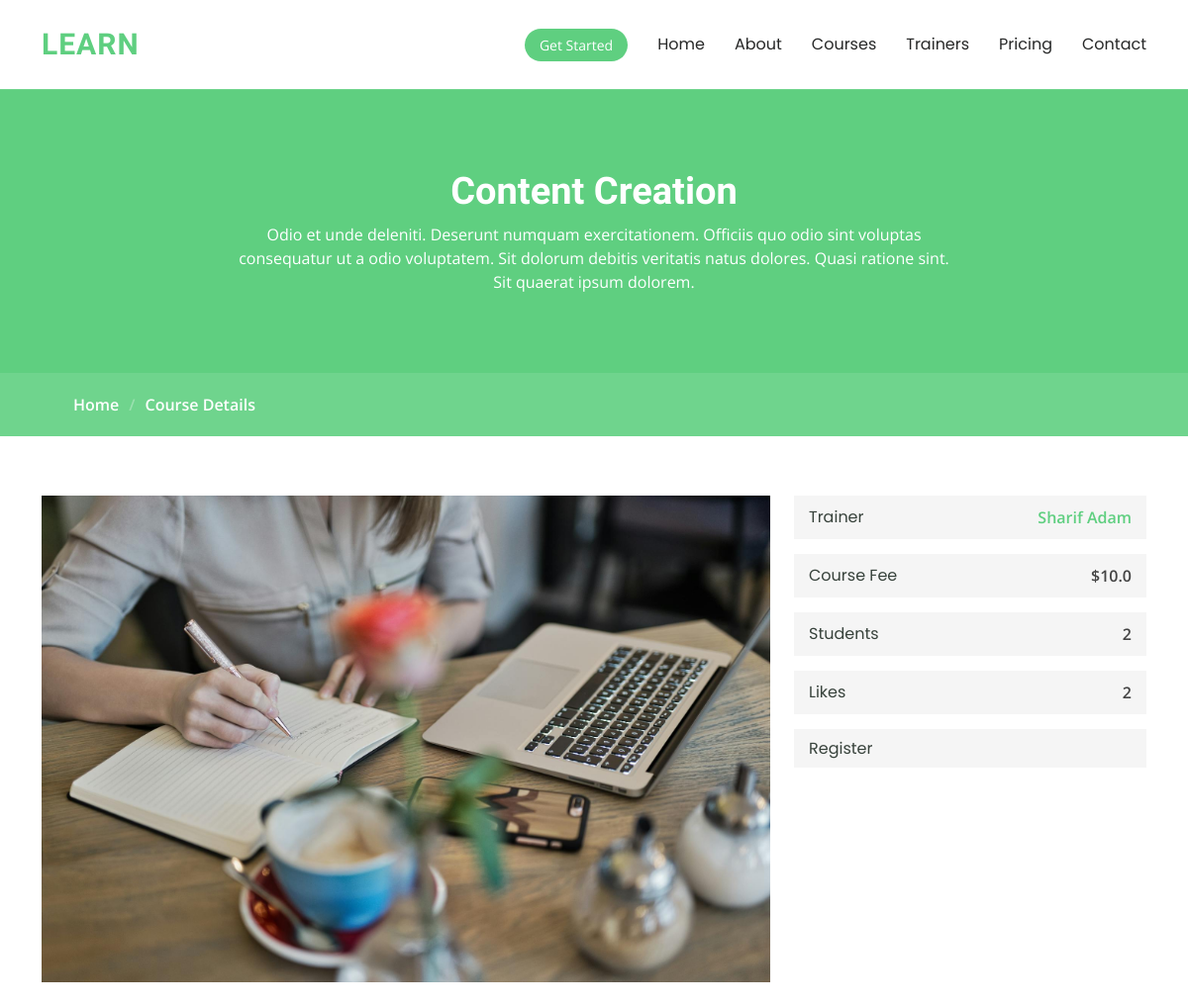
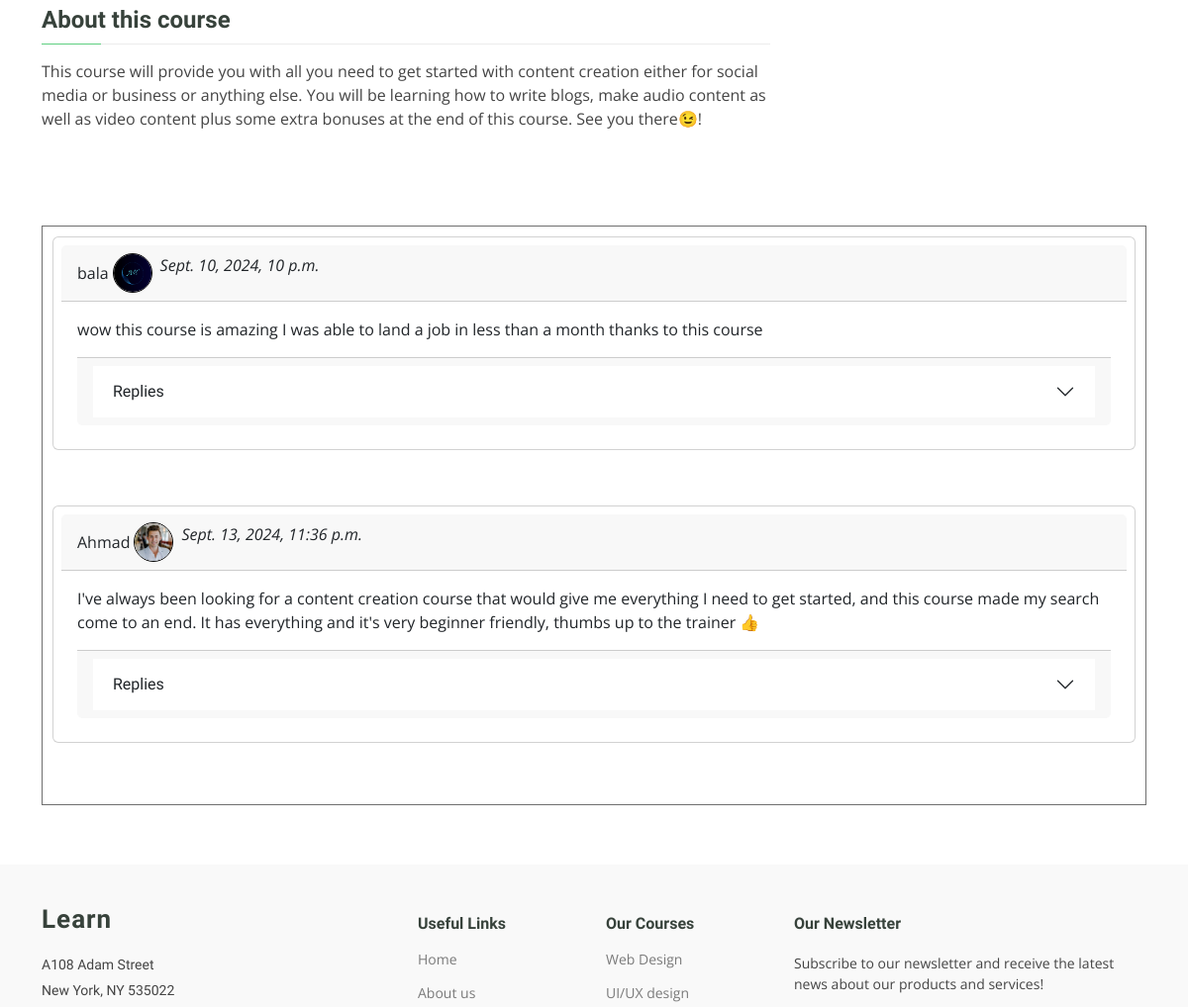
/course-detail/5 (upper part), run on an earlier commit of the app's database (2 pictures, top to bottom).
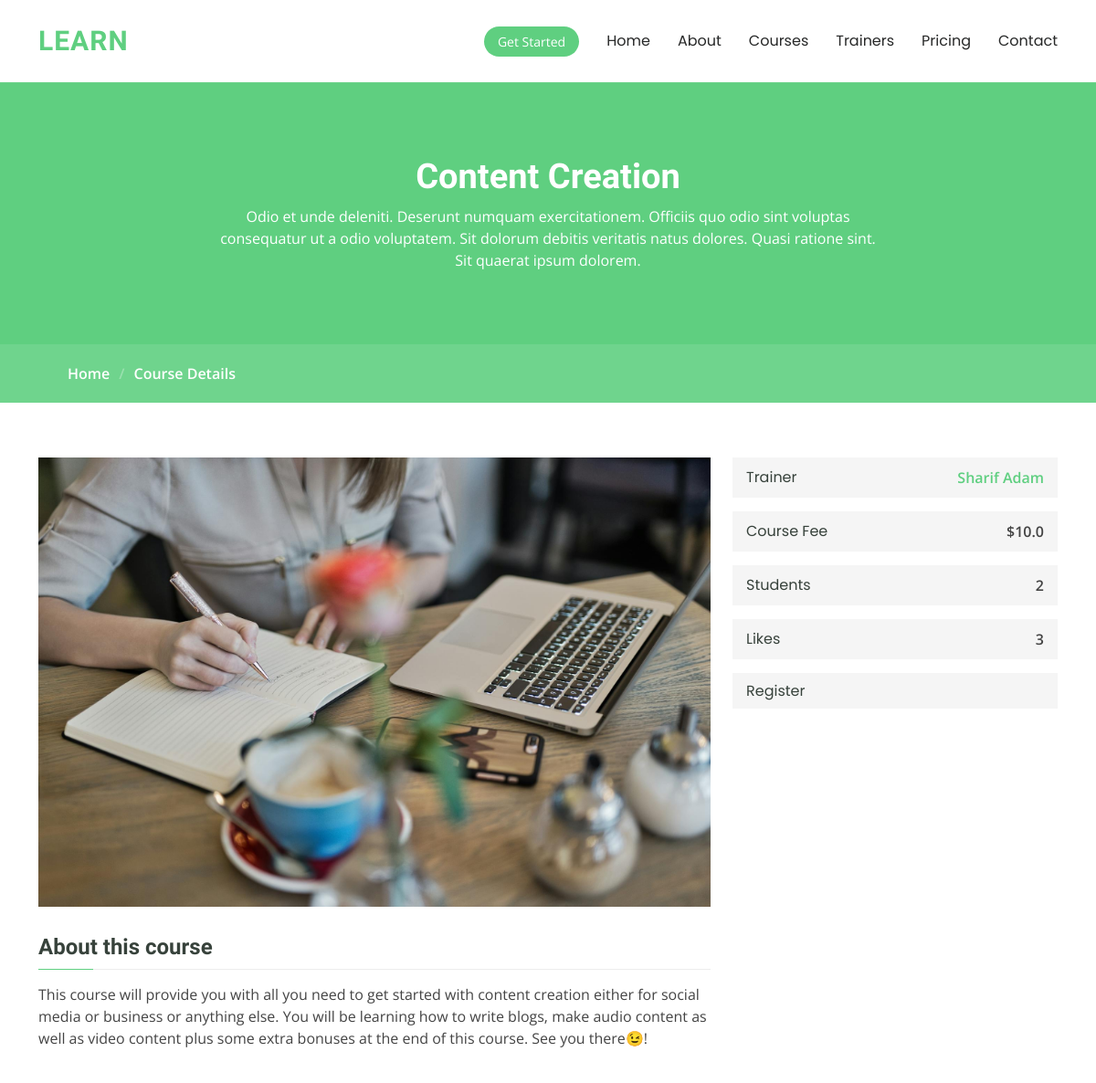
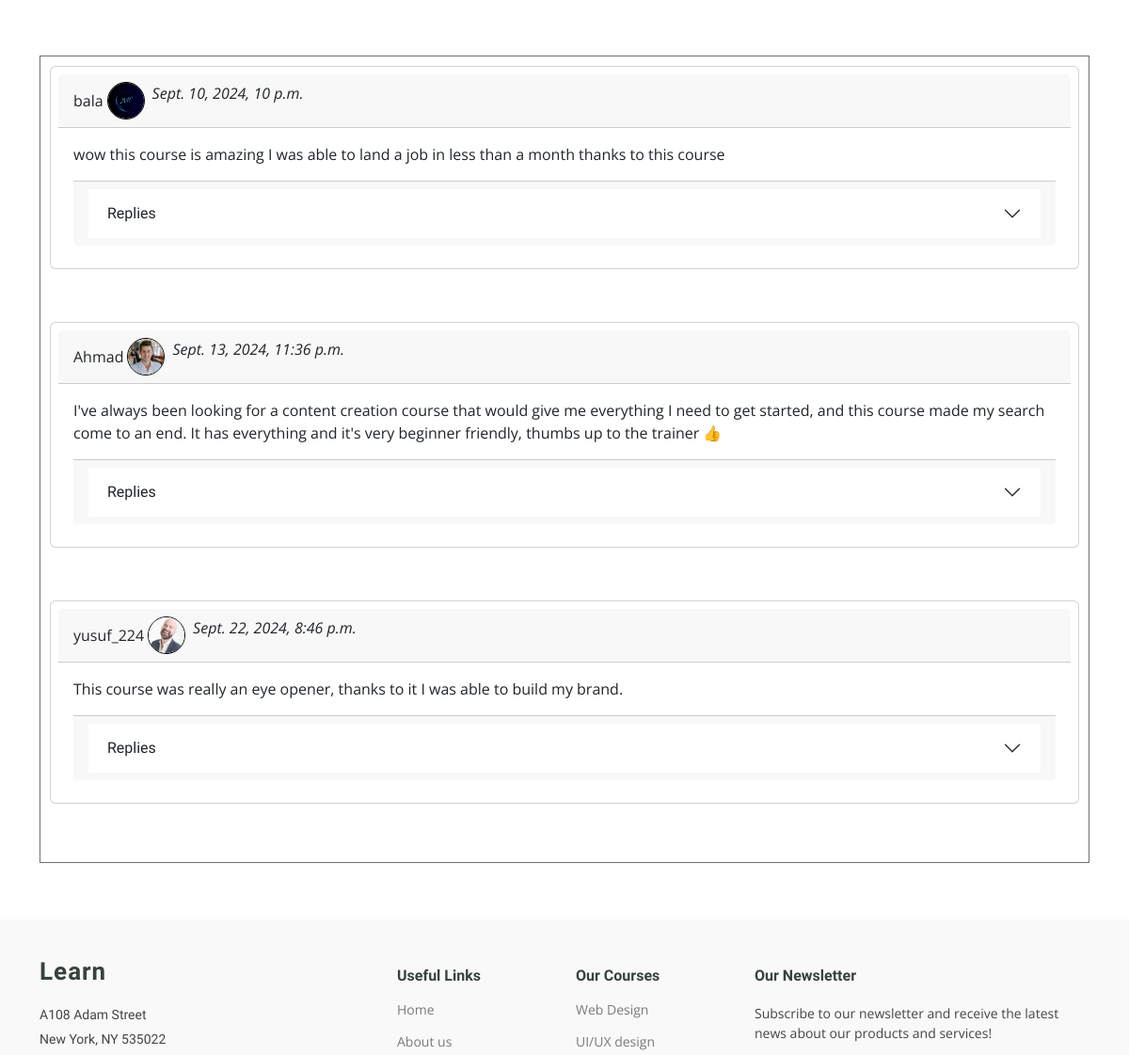
And on a later commit of the database (2 pictures, top to bottom).
### accounts/models.py (models this page shows, shortened)
class Course(models.Model):
    course_name = models.CharField(max_length=100)
    trainer = models.ForeignKey(Trainer, on_delete=models.CASCADE)
    cover_photo = models.ImageField(upload_to="static/img/")
    description = models.TextField()
    price = models.FloatField()
    likes = models.ManyToManyField(User, blank=True, related_name="course_likes")
    def __str__(self):
        return self.course_name

class Course_Comment(models.Model):
    user = models.ForeignKey(Student, on_delete=models.CASCADE)
    course = models.ForeignKey(Course, on_delete=models.CASCADE)
    comment = models.TextField()
    replies = models.ManyToManyField(Reply, blank=True)
    likes = models.ManyToManyField(User, blank=True, related_name="comment_likes")
    time = models.DateTimeField(default=timezone.now)
    def __str__(self):
        return self.comment

class Student(models.Model):
    user = models.OneToOneField(User, on_delete=models.CASCADE)
    profile_picture = models.ImageField(
        upload_to="static/students", default="static/assets/img/mylogo.png"
    )
    courses = models.ManyToManyField(Course, blank=True)
    def __str__(self):
        return self.user.username

class Trainer(models.Model):
    user = models.OneToOneField(User, on_delete=models.CASCADE)
    bio = models.TextField()
    passport_photo = models.ImageField(upload_to="static/img/")
    likes = models.ManyToManyField(User, blank=True, related_name="trainer_likes")

### edu/views.py (the view, shortened to what this page needs)
# urls.py: path("course-detail/<int:course_id>", v.course_detail, name="Course_detail"),
def course_detail(req, course_id):
    course = goo4(Course, id=course_id)
    comments = Course_Comment.objects.filter(course=course)
    context = {"course": course, "comments": comments}
    if req.user.is_authenticated and not req.user.is_staff:
        student = goo4(Student, user=req.user)
        if req.method == "POST" and "comment" in req.POST:
            form = CourseComment_form(req.POST)
            form.save(student=student, course=course)
            return HttpResponseRedirect(
                reverse("Course_detail", kwargs={"course_id": course_id})
            )
        elif req.method == "POST" and "reply" in req.POST:
            form = ReplyForm(req.POST)
            comment_id = req.POST["the_comment"]
            print(form)
            if form.is_valid():
                form.save(user=req.user, comment=comment_id)
                return HttpResponseRedirect(
                    reverse("Course_detail", kwargs={"course_id": course_id})
                )
            else:
                messages.error(req, "There was an error with the reply")
                return HttpResponseRedirect(
                    reverse("Course_detail", kwargs={"course_id": course_id})
                )
        return render(req, "course-details.html", context)
    else:
        return render(req, "course-details.html", context)

### accounts/models.py (called while the page is built)
    def __str__(self):
        return f"{self.reply}"

    def get_student(self):
        var = None
        for student in Student.objects.all():
            if self.user == student.user:
                var = student
        return var

### accounts/templatetags/extra.py (called while the page is built)
def limit(items, limit):
    return items[:limit]

@register.filter(name="subscript")
def subscript(list, subscript):
    return list[subscript]

### edu/context.py (called while the page is built)
def course_links(req):
    courses = Course.objects.all()
    return {"Courses": courses}

def student_registered_courses(req):
    if req.user.is_authenticated and not req.user.is_staff:
        student = Student.objects.get(user=req.user)
        all_courses = student.courses.all()
        return {"RegisteredCourses": all_courses}
    else:
        return {"RegisteredCourses": None}

def num_of_students(req):
    students = Student.objects.all()
    courses = Course.objects.all()
    counts = {}
    for course in courses:
        num = 0
        for stu in students:
            if course in stu.courses.all():
                num += 1
        counts[course.course_name] = num
    return {"registered_students": counts}

### edu/templates/course-details.html (shortened to what this page needs)
{% extends "base.html" %}
{% load static %}
{% load extra %}
  {% block content %}
<body class="course-details-page">
  <main class="main">
    <div class="page-title" data-aos="fade">
      <div class="heading">
        <div class="container">
          <div class="row d-flex justify-content-center text-center">
            <div class="col-lg-8">
              <h1>{{course}}</h1>
              <p class="mb-0">Odio et unde deleniti. Deserunt numquam exercitationem. Officiis quo odio sint voluptas
                consequatur ut a odio voluptatem. Sit dolorum debitis veritatis natus dolores. Quasi ratione sint. Sit
                quaerat ipsum dolorem.</p>
            </div>
          </div>
        </div>
      </div>
      <nav class="breadcrumbs">
        <div class="container">
          <ol>
            <li><a href="{% url 'Home' %}">Home</a></li>
            <li class="current">Course Details</li>
          </ol>
        </div>
      </nav>
    </div>
    <section id="courses-course-details" class="courses-course-details section">
      <div class="container" data-aos="fade-up">
        <div class="row">
          <div class="col-lg-8">
            <img src="{{course.cover_photo.url}}" class="img-fluid" alt="">
            <h3>About this course</h3>
            <p>
             {{course.description}}
            </p>
          </div>
          <div class="col-lg-4">
            <div class="course-info d-flex justify-content-between align-items-center">
              <h5>Trainer</h5>
              <p><a href="{% url 'about_trainer' course.trainer.user.id %}">{{course.trainer.user.first_name}} {{course.trainer.user.last_name}} </a></p>
            </div>
            <div class="course-info d-flex justify-content-between align-items-center">
              <h5>Course Fee</h5>
              <p>${{course.price}}</p>
            </div>
            <div class="course-info d-flex justify-content-between align-items-center">
              <h5>Students</h5>
              <p>{{registered_students|subscript:course.course_name}}</p>
            </div>
            <div class="course-info d-flex justify-content-between align-items-center">
              <h5>Likes</h5>
              <p>{{course.likes.count}}</p>
            </div>
        {% if not user.is_staff %}
            <div class="course-info d-flex justify-content-between align-items-center">
              {% if course not in RegisteredCourses %}
              <h5>Register</h5>
              <p><a href="{% url 'course_reg' course.id %}">Click here</a></p>
              {% else %}
              <h5>Register</h5>
              {% endif %}
            </div>
        {% endif %}
          </div>
        </div>
      </div>
    </section>
    <section id="tabs" class="tabs section">
      <div class="container" data-aos="fade-up" data-aos-delay="100">
        <div class="vstack gap-1 comments">
        {% for comment in comments %}
        <div class="card p-2">
          <div class="card-header d-flex align-items-center">
            {{comment.user}}
            <img src="{{comment.user.profile_picture.url}}" alt="Profile Picture" class="profile-pic mx-1">
            <p class="mx-1 fst-italic">{{comment.time}}</p>
          </div>
          <div class="card-body">
            <p class="card-text" id="comment-{{comment.id}}">
              {{comment}}
            </p>
        <div class="card-footer text-body-secondary">
                <div class="accordion accordion-flush" id="accordionFlushExample">
                  <div class="accordion-item">
                    <h2 class="accordion-header">
                      <button class="accordion-button collapsed" type="button" data-bs-toggle="collapse" data-bs-target="#flush-collapseOne{{comment.id}}" aria-expanded="false" aria-controls="flush-collapseOne">
                        Replies
                      </button>
                    </h2>
                  </div>
                </div>
            </div>
          </div>
        </div>
        <br><br>
        {% empty %}
        <div class="p-2">There are no comments yet.</div>
        {% endfor %}
        </div>
      </div>
    </section>
  </main>
  {% endblock %}

### edu/templates/base.html (shortened to what this page needs)
<!DOCTYPE html>
<html lang="en">
{% load static %}
{% load extra %}
<head>
    <link href="{% static 'assets/vendor/bootstrap/css/bootstrap.min.css' %}" rel="stylesheet">
    <link href="{% static 'assets/vendor/bootstrap-icons/bootstrap-icons.css' %}" rel="stylesheet">
    <link href="{% static 'assets/vendor/aos/aos.css' %}" rel="stylesheet">
    <link href="{% static 'assets/vendor/glightbox/css/glightbox.min.css' %}" rel="stylesheet">
    <link href="{% static 'assets/vendor/swiper/swiper-bundle.min.css' %}" rel="stylesheet">
    <link href="{% static 'assets/css/main.css' %}" rel="stylesheet">
    <link href="../../static/assets/css/main.css" rel="stylesheet">
</head>
<body>
    <header id="header" class="header d-flex align-items-center sticky-top">
        <div class="container-fluid container-xl position-relative d-flex align-items-center">
            <a href="{% url 'Home' %}" class="logo d-flex align-items-center me-auto">
                <h1 class="sitename">Learn</h1>
            </a>
            {% block nav %}
            <nav id="navmenu" class="navmenu">
                <ul>
                    <li><a href="{% url 'Home' %}" id="home">Home</a></li>
                    <li><a href="{% url 'About' %}" id="about">About</a></li>
                    <li><a href="{% url 'Courses' %}" id="courses">Courses</a></li>
                    <li><a href="{% url 'Train' %}" id="trainers">Trainers</a></li>
                    <li><a href="{% url 'Pricing' %}" id="pricing">Pricing</a></li>
                    <li><a href="{% url 'Contact' %} " id="contact">Contact</a></li>
                </ul>
            </nav>
            {% endblock %}
        {% if user.is_authenticated %}
            <a class="btn-getstarted" href="{% url 'DashBoard' %}">Profile</a>
            <a class="btn-getstarted" href="{% url 'Logout' %}">Logout</a>
            {% else %}
            <a class="btn-getstarted" href="{% url 'Login' %}">Get Started</a>
            {% endif %}
        </div>
    </header>
    {% block content %}
    {% endblock %}
    <footer id="footer" class="footer position-relative">
        <div class="container footer-top">
            <div class="row gy-4">
                <div class="col-lg-4 col-md-6 footer-about">
                    <a href="{% url 'Home' %}" class="logo d-flex align-items-center">
                        <span class="sitename">Learn</span>
                    </a>
                    <div class="footer-contact pt-3">
                        <p>A108 Adam Street</p>
                        <p>New York, NY 535022</p>
                    </div>
                </div>
                <div class="col-lg-2 col-md-3 footer-links">
                    <h4>Useful Links</h4>
                    <ul>
                        <li><a href="{% url 'Home' %}">Home</a></li>
                        <li><a href="{% url 'About' %}">About us</a></li>
                    </ul>
                </div>
                <div class="col-lg-2 col-md-3 footer-links">
                    <h4>Our Courses</h4>
                    <ul>
                        {% for course in Courses|limit:5 %}
                        <li><a href="{% url 'Course_detail' course.id %}">{{course}}</a></li>
                        {% endfor %}
                    </ul>
                </div>
                <div class="col-lg-4 col-md-12 footer-newsletter">
                    <h4>Our Newsletter</h4>
                    <p>Subscribe to our newsletter and receive the latest news about our products and services!</p>
                </div>
            </div>
        </div>
    </footer>
</body>
</html>

What changed in the data, as far as the page shows it:
computed for Course "Content Creation": likes.count "2" → "3"
added Course_Comment: user "yusuf_224", user.profile_picture (picture), time "Sept. 22, 2024, 8:46 p.m.", comment "This course was really an eye opener, thanks to it I was able to build my brand."
